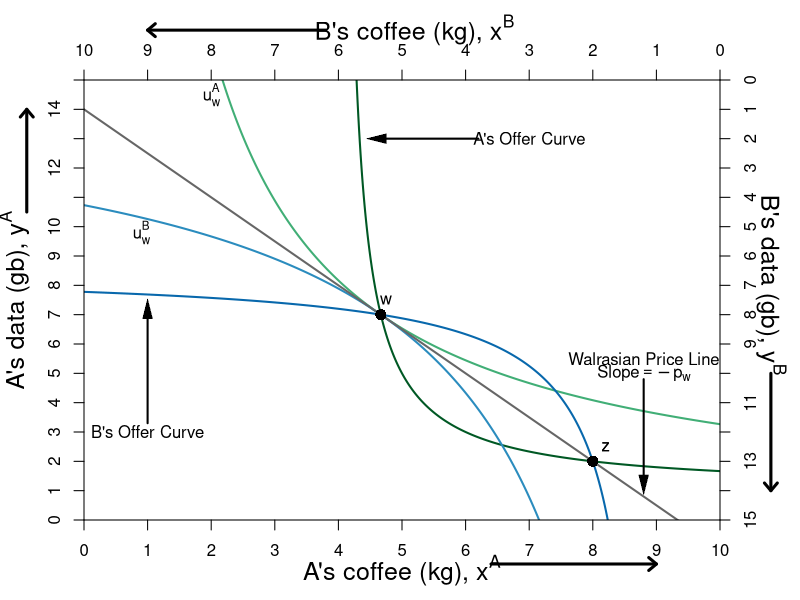

Write the R code that produced this figure.
#require(ggplot2)
require(shape)
pdf(file = "what_can_markets_do/property_walras_market.pdf", width = 9, height = 7)

#Set parameters for graphics
axislabelsize <- 1.5
graphlinewidth <- 2

COL <- c("#7fc97f", "#beaed4", "#fdc086", "#ffff99", "#386cb0", "#f0027f", "#bf5b17", "#666666")
COLA <- c("#99d8c9","#66c2a4","#41ae76", "#238b45", "#005824")
COLB <- c("#4eb3d3", "#2b8cbe", "#0868ac","#084081")


indiffcurveA1 <- function(x, U = 4, A = 1, a = 0.5) {
  ((((U-2)/A)*(1/x)^a)^(1/(1-a)))
}

indiffcurveA2 <- function(x, U = 4, A = 1, a = 0.5) {
  (((U/A)*(1/x)^a)^(1/(1-a)))
}

indiffcurveA3 <- function(x, U = 5.715476, A = 1, a = 0.5) {
  (((U/A)*(1/x)^a)^(1/(1-a)))
}

indiffcurveA4 <- function(x, U = 6.984164, A = 1, a = 0.5) {
  ((((U)/A)*(1/x)^a)^(1/(1-a)))
}

paretoEC <- function(x) {
  (3/2)*x
}

OfferCurveA <- function(x) {
  x/(x  - 4)
}

mrsplot <- function(x) {
  (13/2)*(x/(9-x)^2)
}

OfferCurveB <- function(x) {
  15 - (13/2)*(10 - x)/(9 - x)
}

WalrasPrice <- function(x) {
  14 - (3/2)*x
}

#Deriving the offer curves: let py = 1
#wA = 8px + 2py = 8px + 2; Demand: x = w/2px => x = 4 + 1/px => px = 1/(x - 4)
#Offer curve is y = px*x => (1/(x-4))*x = x/(x-4) defined for x neq 4
#wA = 2px + 13py = 2px + 13; Demand: x = w/2px => x = 1 + 13/2px => px = 13/2(x - 1)
#B's Offer curve is y = px*x => (13/2)(1/(x-1))*x = (13/2)(x/(x-1)
#Therefore in terms of yA and xA:
#15 - y = (13/2)*(10 - x)/(10 - x - 1)
#Therefore y = 15 - (13/2)*(10-x)/(9 - x) defined for x neq 9
#The tangency of the indifference curve and the offer curve gives mrsplot
#Where mrsplot equals that offer curve, we get x = (3/17)*(51 - sqrt(221)) = 6.376576; 
#So y = 6.022321; therefore u = (6.376576^0.5)*(6.022321^0.5)

indiffcurveBneg1 <- function(x, U = 5.09, A = 1, a = 0.5) {
  15 - (((U/A)*(1/(10 - x))^a)^(1/(1-a)))
}

indiffcurveBneg2 <- function(x, U = 6.531973, A = 1, a = 0.5) {
  15 - (((U/A)*(1/(10 - x))^a)^(1/(1-a)))
}

#Aisha happens to have found 8 apples and 2 oranges, 
#and Betty happens to have found 2 apples and 13 oranges. 
#Aisha's utility (8^0.5)*(2^0.5) = 4
#Betty's utility (2^0.5)*(13^0.5) = 5.09



par(mar =  c(4, 4.2, 4, 4))
xlims <- c(0, 10)
ylims <- c(0, 15)
xlims2 <- c(10, 0)
ylims2 <- c(15, 0)

plot(0, 0, xlim = xlims, ylim = ylims, type = "n",
     xlab = expression(paste("A's coffee (kg), ", x^A)),
     ylab = expression(paste("A's data (gb), ", y^A)), 
     line = 2.5,
     xaxt = "n", 
     yaxt = "n", 
     cex.lab = axislabelsize, 
     bty = "n",
     xaxs="i", 
     yaxs="i")


npts <- 500 
npts2 <- 501

#Specify the sequences of points for graphing. 
xx1 <- seq(xlims[1], xlims[2], length.out = npts)
yy1 <- indiffcurveA2(xx1, U = 4, A = 1, a = 0.5)
yy2 <- indiffcurveA2(xx1)

#Polygon Attempt
#polygon(x = c(1.34, 6, 8, 10 - 6.73), y = c(12, 9, 2, 15 - 10.1), col="powderblue", density=NULL, border = NA)

#I need something like xx1 with npts for 
#xpoly1 <- seq(from = 1.34, to = 8, length.out = 500)
#ypoly1 <- indiffcurveA2(xpoly1, U = 4, A = 1, a = 0.5)
#ypoly2 <- indiffcurveBneg(xpoly1, U = 5.09, A = 1, a = 0.5)
#polygon(x = c(xpoly1, rev(xpoly1)), y = c(ypoly1, rev(ypoly2)), col=COL[3], density=NULL, border = NA)
xx2 <- seq(4, xlims[2], length.out = npts)
xx3 <- seq(xlims[1], 9, length.out = npts)

#Draw the lines for the graphs
#lines(xx1, indiffcurveA1(xx1), col = COLA[3], lwd = graphlinewidth)
#lines(xx1, indiffcurveA2(xx1), col = COLA[3], lwd = graphlinewidth)
lines(xx1, indiffcurveA3(xx1), col = COLA[3], lwd = graphlinewidth)
#lines(xx1, indiffcurveA4(xx1), col = COLA[3], lwd = graphlinewidth)
#lines(xx1, paretoEC(xx1), col = COL[2], lwd = graphlinewidth)
lines(xx2, OfferCurveA(xx2), col = COLA[5], lwd = graphlinewidth)

#lines(xx1, mrsplot(xx1), col = COL[1], lwd = graphlinewidth)
#lines(xx1, indiffcurveBneg1(xx1), col = COLB[2], lwd = graphlinewidth)
lines(xx1, indiffcurveBneg2(xx1), col = COLB[2], lwd = graphlinewidth)

lines(xx3, OfferCurveB(xx3), col = COLB[3], lwd = graphlinewidth)
lines(xx1, WalrasPrice(xx1), col = COL[8], lwd = graphlinewidth)

#Customize ticks and labels for the plot
ticksy <- seq(from = 0, to = 15, by = 1)
ylabels <- seq(from = 0, to = 15, by = 1)
ticksx <- seq(from = 0, to = 10, by = 1)
xlabels <- seq(from = 0, to = 10, by = 1)
axis(1, at = ticksx, pos = 0, labels = xlabels)
axis(2, at = ticksy, pos = 0, labels = ylabels, las = 0)

#Add arrows:
arrows(-0.9, 10.5, -0.9, 14, xpd = TRUE, length = 0.1, angle = 40, lwd = 3)
arrows(6.4, -1.5, 9, -1.5, xpd = TRUE, length = 0.1, angle = 40, lwd = 3)

#Annotation of the three graphs and the NE
#text(0.9, 14.5, expression(u[1]^A))
text(2, 14.5, expression(u[w]^A))

#Perhaps useful point to label the unused intersection of the participation constraints
#points(1.34, 12, pch = 16, col = "black", cex = 1.5)

#Pareto efficiency curve
# segments(3.27, 4.9, 5.84, 8.77, lty = 1, lwd = graphlinewidth, col = COL[2])
# text(4.5, 2.4, expression("Pareto Efficient"))
# text(4.5, 1.9, expression("Curve"))
# Arrows(4.5, 2.7, 4.5, 6.2, col = "black", lty = 1, lwd = 2, arr.type = "triangle", arr.lwd = 0.5)

#Label B's offer curve
text(1, 3, expression("B's Offer Curve"))
Arrows(1, 3.3, 1, 7.2, col = "black", lty = 1, lwd = 2, arr.type = "triangle", arr.lwd = 0.5)

# Price Line
text(7, 13, expression(paste("A's Offer Curve")))
Arrows(6.2, 13, 4.6, 13, col = "black", lty = 1, lwd = 2, arr.type = "triangle", arr.lwd = 0.5)


#Walrasian Price Line
text(8.8, 5.5, expression(paste("Walrasian Price Line")))
text(8.8, 5, expression(paste("Slope", phantom()==-p[w])))
Arrows(8.8, 4.8, 8.8, 1.2, col = "black", lty = 1, lwd = 2, arr.type = "triangle", arr.lwd = 0.5)


#Add a point for the initial endowment
points(14/3, 7, pch = 16, col = "black", cex = 1.5)
text(4.75, 7.5, expression(w))

#Set up second axes and labels

par(new = TRUE)

#Use the same x and ylims as previously, but with locations switched
xlims2 <- c(10, 0)
ylims2 <- c(15, 0)

#Leave the ylab and xlab blank to ensure no axes titles
plot(0, 0, xlim = xlims2, ylim = ylims2, type = "n",
     xlab = expression(paste("")),
     ylab = expression(paste("")),
     xaxt = "n", 
     yaxt = "n", 
     cex.lab = 1.3, 
     bty = "n",
     xaxs="i", 
     yaxs="i")

#Set up axes at sides 3 and 4 (top and right)
axis(side = 3, at = ticksx, pos = 0, labels = xlabels)
axis(side = 4, at = ticksy, pos = 0, labels = ylabels, las = 0)
#mtext(expression(paste("B's coffee (kg), ", x^B)), side=3, line = 2.5, cex = axislabelsize)
text(4.8, -1.7, expression(paste("B's coffee (kg), ", x^B)), xpd = TRUE, cex = axislabelsize) 
text(-0.8, 7, expression(paste("B's data (gb), ", y^B)), xpd = TRUE, cex = axislabelsize, srt = 270) 

#Add arrows:
arrows(-0.8, 10, -0.8, 14, xpd = TRUE, length=0.1,angle=40,lwd=3)
arrows(6.2, -1.7, 9, -1.7, xpd = TRUE, length=0.1,angle=40,lwd=3)


#Functions for B's indifference curves
indiffcurveB1 <- function(x, U = 5.09, A = 1, a = 0.5) {
  ((((U-2)/A)*(1/x)^a)^(1/(1-a)))
}

indiffcurveB2 <- function(x, U = 5.09, A = 1, a = 0.5) {
  (((U/A)*(1/x)^a)^(1/(1-a)))
}

indiffcurveB3 <- function(x, U = 5.703502, A = 1, a = 0.5) {
  ((((U)/A)*(1/x)^a)^(1/(1-a)))
}

indiffcurveB4 <- function(x, U = 8.244574, A = 1, a = 0.5) {
  ((((U)/A)*(1/x)^a)^(1/(1-a)))
}




#lines(xx1, indiffcurveB1(xx1), col = COLB[3], lwd = graphlinewidth)
#lines(xx1, indiffcurveB2(xx1), col = COLB[3], lwd = graphlinewidth)
#lines(xx1, indiffcurveB3(xx1), col = COLB[3], lwd = graphlinewidth)
#lines(xx1, indiffcurveB4(xx1), col = COLB[3], lwd = graphlinewidth)

#Label B's indifference curves
#text(9.1, 3.4, expression(u[1]^B))
text(9.1, 5.2, expression(u[w]^B))
#text(9.1, 4.6, expression(u[3]^B))
#text(9.1, 8.2, expression(u[4]^B))

#Add a point for the initial endowment
points(2, 13, pch = 16, col = "black", cex = 1.5)
text(1.8, 12.5, expression(z))




#Label a point on the middle of the curve
#points(5, 7.5, pch = 16, col = "black", cex = 1.5)
#text(5, 7, expression(i))

#(5^0.5)*(7.5^0.5) = 6.123724

#Add point for comparison to participation constraint
#points(6.2, 1.55, pch = 16, col = "black", cex = 1.5)
#text(6.1, 1.2, expression(d))


#Calculate TIOLI power allocation for B
#mrs(x,y) => pareto efficient curve is (3/2)x = y
#A's initital utility is 4 = u(8,2) = (8^0.5)*(2^0.5)
#Therefore substitute in the contract curve u_e^A = 4 = (x^A)^(0.5)(3/2*x^A)^0.5
# => x^A = 4/((3/2)^0.5) = 3.27 => x^B = 6.73
# => y^A = 3/2(x^A) = 4.9 => y^B = 10.1

#Add point g for B's TIOLI power
# points(6.73, 10.1, pch = 16, col = "black", cex = 1.5)
# text(6.73, 10.6, expression(g))

#Calculate TIOLI power allocation for A
#mrs(x,y) => pareto efficient curve is (3/2)x = y
#A's initital utility is 4 = u(8,2) = (8^0.5)*(2^0.5)
#Therefore substitute in the contract curve u_e^A = 4 = (x^A)^(0.5)(3/2*x^A)^0.5
# => x^B = 5.09/((3/2)^0.5) = 4.16 => x^A = 5.84
# => y^B = 3/2(x^B) = 6.23 => y^A = 8.77 
#=> u^A = (5.84^0.5)*(8.77^0.5) = 7.156591
#Add point f for A's TIOLI power
# points(4.16, 6.23, pch = 16, col = "black", cex = 1.5)
# text(4.16, 5.8, expression(f))


#Annotating B's endowment
text(1.8, 12.5, expression(z))

#Annotating a point that is a Pareto improvement over e.
#points(3.623424, 8.977679, pch = 16, col = "black", cex = 1.5)
#text(3.623424, 8.4, expression(h))
#(2.94^0.5)*(12.76^0.5)

#Label Pareto Improving Lens
#text(7, 5, expression(paste("Pareto-Improving Lens")))

dev.off()
